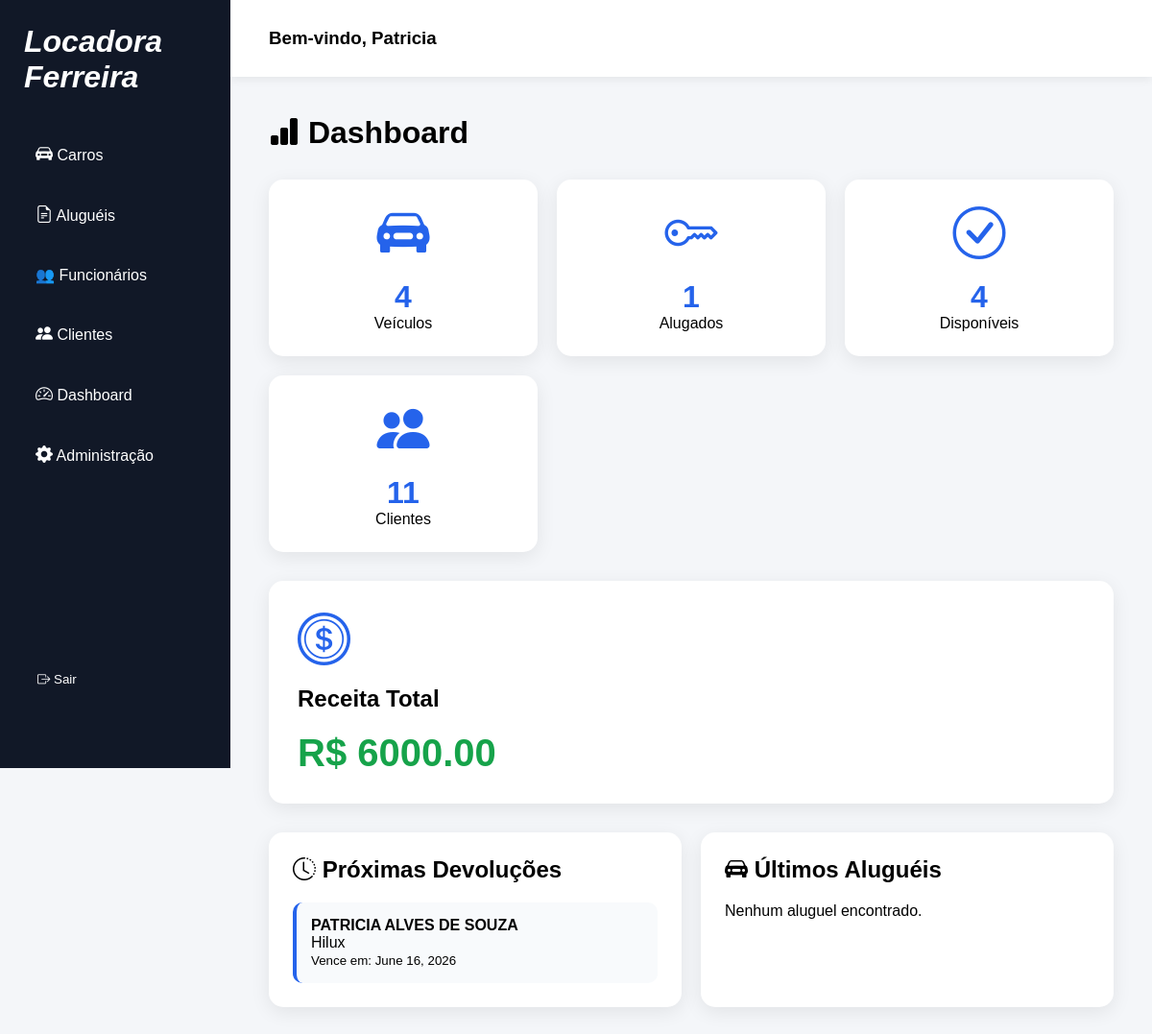
The app's page /dashboard/ (signed in) with its own data.
### catalog/models.py (models this page shows, shortened)
class Aluguel(models.Model):
    funcionario = models.ForeignKey(User, on_delete=models.CASCADE)
    cliente = models.ForeignKey(Cliente, on_delete=models.CASCADE, null=True, blank=True)
    carro = models.ForeignKey('Carro', on_delete=models.CASCADE)
    data_inicio = models.DateField(auto_now_add=True)
    quantidade_dias = models.IntegerField(null=True, blank=True)
    forma_pagamento = models.CharField(max_length=50, null=True, blank=True)
    observacoes = models.TextField(blank=True, null=True)
    devolvido = models.BooleanField(default=False)
    valor_total = models.DecimalField(max_digits=10, decimal_places=2, null=True, blank=True)
    assinatura_cliente = models.ImageField(
    upload_to='assinaturas/',
    null=True,
    blank=True)
    @property
    def data_fim(self):
        return self.data_inicio + timedelta(days=self.quantidade_dias)

class Cliente(models.Model):
    nome = models.CharField(max_length=100)
    cpf = models.CharField(max_length=14)
    telefone = models.CharField(max_length=20)
    email = models.EmailField()

class Carro(models.Model):
    nome = models.CharField(max_length=100)
    marca = models.CharField(max_length=100)
    ano = models.IntegerField()
    total_disponivel = models.IntegerField(default=0)
    imagem = models.ImageField(upload_to='carros/', null=True, blank=True)
    valor_diaria = models.DecimalField(max_digits=8, decimal_places=2, default=0)

### catalog/views.py (the view)
# urls.py: path('dashboard/',views.dashboard, name='dashboard'),
def dashboard(request):
    total_carros = Carro.objects.count()
    carros_disponiveis = Carro.objects.filter(
        total_disponivel__gt=0
    ).count()
    carros_alugados = Aluguel.objects.filter(
        devolvido=False
    ).count()
    total_clientes = Cliente.objects.count()
    receita_total = 0
    alugueis = Aluguel.objects.all()
    for aluguel in alugueis:
        receita_total += (
            aluguel.carro.valor_diaria *
            aluguel.quantidade_dias
        )
    proximas_devolucoes = (
        Aluguel.objects
        .filter(devolvido=False)
        .order_by('data_inicio')[:5]
    )
    context = {
        'total_carros': total_carros,
        'carros_disponiveis': carros_disponiveis,
        'carros_alugados': carros_alugados,
        'total_clientes': total_clientes,
        'receita_total': receita_total,
        'proximas_devolucoes': proximas_devolucoes,
    }
    return render(
        request,
        'catalog/dashboard.html',
        context
    )

### library/templates/catalog/dashboard.html
{% extends 'base.html' %}
{% block content %}
<link rel="stylesheet"
href="https://cdn.jsdelivr.net/npm/bootstrap-icons@1.11.3/font/bootstrap-icons.min.css">
<div class="dashboard-header">
    <h1><i class="bi bi-bar-chart-fill"></i> Dashboard</h1>
</div>
<div class="dashboard-grid">
    <div class="dashboard-card">
        <i class="bi bi-car-front-fill"></i>
        <h3>{{ total_carros }}</h3>
        <p>Veículos</p>
    </div>
    <div class="dashboard-card">
        <i class="bi bi-key"></i>
        <h3>{{ carros_alugados }}</h3>
        <p>Alugados</p>
    </div>
    <div class="dashboard-card">
        <i class="bi bi-check-circle"></i>
        <h3>{{ carros_disponiveis }}</h3>
        <p>Disponíveis</p>
    </div>
    <div class="dashboard-card">
        <i class="bi bi-people-fill"></i>
        <h3>{{ total_clientes }}</h3>
        <p>Clientes</p>
    </div>
</div>
<div class="receita-card">
    <i class="bi bi-coin"></i>
    <h2>Receita Total</h2>
    <div class="receita-valor">
        R$ {{ receita_total }}
    </div>
</div>
<div class="dashboard-duplo">
    <div class="bloco-dashboard">
        <h2><i class="bi bi-clock-history"></i> Próximas Devoluções</h2>
        {% for aluguel in proximas_devolucoes %}
            <div class="item-dashboard">
                <strong>{{ aluguel.cliente.nome }}</strong>
                <p>{{ aluguel.carro.nome }}</p>
                <small>
                    Vence em:
                    {{ aluguel.data_fim }}
                </small>
            </div>
        {% empty %}
            <p>Nenhuma devolução pendente.</p>
        {% endfor %}
    </div>
    <div class="bloco-dashboard">
        <h2><i class="bi bi-car-front-fill"></i> Últimos Aluguéis</h2>
        {% for aluguel in ultimos_alugueis %}
            <div class="item-dashboard">
                <strong>{{ aluguel.carro.nome }}</strong>
                <p>{{ aluguel.cliente.nome }}</p>
                <small>
                    {{ aluguel.quantidade_dias }} dias
                </small>
            </div>
        {% empty %}
            <p>Nenhum aluguel encontrado.</p>
        {% endfor %}
    </div>
</div>
{% endblock %}

### library/templates/base.html (shortened to what this page needs)
{% load static %}
<!DOCTYPE html>
<html lang="pt-br">
<link rel="stylesheet"
href="https://cdn.jsdelivr.net/npm/bootstrap-icons@1.11.3/font/bootstrap-icons.min.css">
<head>
    <link rel="stylesheet" href="{% static 'catalog/style.css' %}">
</head>
<body>
    <div class="sidebar">
        <div class="logo">
             <i class="fa-solid fa-car-side">Locadora Ferreira</i>
        </div>
        <div class="menu">
            <a href="{% url 'carro_list' %}">
                <i class="bi bi-car-front-fill"></i>
                Carros
            </a>
            <a href="{% url 'meus_carros' %}">
                <i class="bi bi-file-earmark-text"></i>
                Aluguéis
            </a>
            <a href="/cadastrar-funcionario/">
                👥 Funcionários
            </a>
            <a href="{% url 'clientes' %}">
                <i class="bi bi-people-fill"></i>
                Clientes
            </a>
            <a href="{% url 'dashboard' %}">
                <i class="bi bi-speedometer2"></i>
                Dashboard
            </a>
            <a href="/admin/">
                <i class="bi bi-gear-fill"></i>
                Administração
            </a>
        </div>
        <form action="{% url 'logout' %}" method="post" style="margin:0;">
            <button type="submit" class="botao-sair sair">
                <i class="bi bi-box-arrow-right"></i>
                    Sair
            </button>
        </form>
    </div>
    <div class="main">
        <div class="topbar">
            <h3>
                Bem-vindo, {{ request.user.username }}
            </h3>
        </div>
        <div class="content">
            {% block content %}
            {% endblock %}
        </div>
    </div>
</body>
</html>

### catalog/static/catalog/style.css (style rules this page uses)
* { margin:0; padding:0; box-sizing:border-box; font-family: Arial, Helvetica, sans-serif; }
body { background:#f4f6f9; display:flex; }
.sidebar { width:240px; height:100vh; background:#111827; color:white; position:fixed; left:0; top:0; padding:25px; }
.sidebar a { display:flex; align-items:center; gap:12px; color:white !important; text-decoration:none; padding:14px; border-radius:10px; margin-bottom:10px; transition: background-color 0.3s ease, color 0.3s ease, transform 0.2s ease; }
.sidebar a i { font-size:18px; }
.logo { font-size:32px; font-weight:bold; margin-bottom:40px; }
.menu a { display:block; color:#d1d5db; text-decoration:none; margin-bottom:18px; padding:12px; border-radius:10px; transition:0.3s; }
.main { margin-left:240px; width:100%; }
.topbar { height:80px; background:white; display:flex; justify-content:space-between; align-items:center; padding:0 40px; box-shadow:0 2px 10px rgba(0,0,0,0.08); }
.botao-sair { width: calc(100% - 20px); padding: 14px; border: none; border-radius: 10px; margin-top: 90%; background: transparent; color: white; text-align: left; cursor: pointer; transition: 0.3s; }
.content { padding:40px; }
button, .btn { background:#2563eb; color:white; border:none; padding:10px 16px; border-radius:6px; cursor:pointer; transition:0.3s; text-decoration:none; display:inline-block; }
form { margin-top:10px; }
h1 { margin-bottom:25px; }
h2 { margin-bottom:20px; }
.dashboard-header { margin-bottom:30px; }
.dashboard-grid { display:grid; grid-template-columns:repeat(auto-fit,minmax(220px,1fr)); gap:20px; margin-bottom:30px; }
.dashboard-card { background:white; border-radius:15px; padding:25px; text-align:center; box-shadow: 0 5px 20px rgba(0,0,0,.08); transition:.3s; }
.dashboard-card h3 { font-size:32px; color:#2563eb; }
.receita-card { background:white; border-radius:15px; padding:30px; margin-bottom:30px; box-shadow: 0 5px 20px rgba(0,0,0,.08); }
.receita-valor { font-size:40px; font-weight:bold; color:#16a34a; }
.dashboard-duplo { display:grid; grid-template-columns:1fr 1fr; gap:20px; }
.bloco-dashboard { background:white; border-radius:15px; padding:25px; box-shadow: 0 5px 20px rgba(0,0,0,.08); }
.item-dashboard { background:#f8fafc; border-left:4px solid #2563eb; padding:15px; margin-top:12px; border-radius:10px; }
.dashboard-card i { font-size: 55px; color: #2563eb; margin-bottom: 15px; display: block; }
.receita-card i { font-size: 55px; color: #2563eb; margin-bottom: 15px; display: block; }

### records on screen
Aluguel: cliente.nome "PATRICIA ALVES DE SOUZA", carro.nome "Hilux", data_fim "June 16, 2026"

### other values on screen
{{ request.user.username }} "Patricia"
{{ total_carros }} "4"
{{ carros_alugados }} "1"
{{ carros_disponiveis }} "4"
{{ total_clientes }} "11"
{{ receita_total }} "6000.00"
